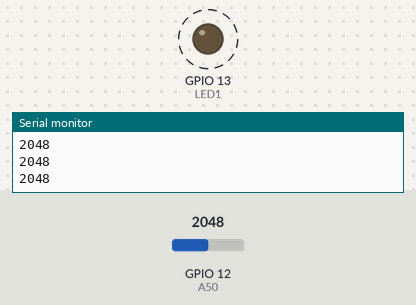
Bench run of a sketch on a simulated ESP32. On the bench: output pins drawn as LEDs (lit = HIGH), the last lines printed to the serial monitor. Dashed ring = blinking. Inputs (shaded band) come from the test bench; at power-on: GPIO 12 (A50) = 2048.

Above: at 1.2 s.
1.3 s: GPIO 12 (A50) set to 636
4.3 s: GPIO 12 (A50) set to 571
At 4.8 s:
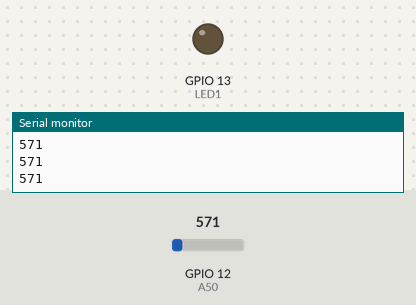
5.8 s: GPIO 12 (A50) set to 640
At 8.7 s:
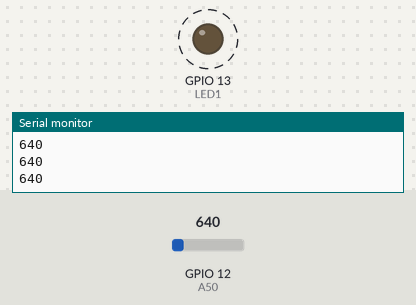
8.8 s: GPIO 12 (A50) set to 560
At 9.7 s:
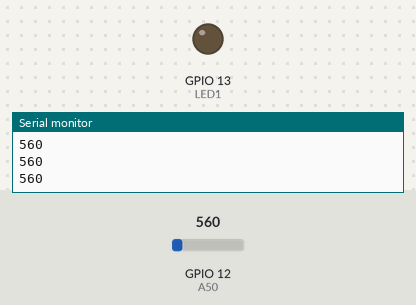
Timing chart, 0 to 11.3 s (numbered marks = the images above; inputs shaded):
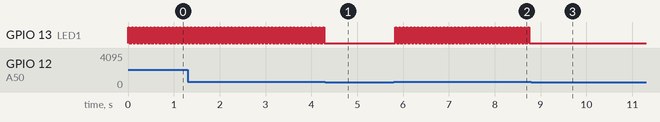

The sketch:

Pulso_ESP32.ino
```cpp
int pulso=0;
int A50 = 12;
int LED1 = 13;
void setup() {
  // put your setup code here, to run once:
Serial.begin(115200);
pinMode(A50,INPUT);
pinMode(LED1,OUTPUT);
}

void loop() {
  // put your main code here, to run repeatedly:
  pulso=analogRead(A50);
  if(pulso>=600){

      digitalWrite(LED1,HIGH);
      delay(30);
      digitalWrite(LED1,LOW);
}
    delay(50);
    Serial.println(pulso);
}
```

Measured:
- the behaviour switches between 600 and 599 on GPIO 12 (A50) (found by bisection; images 0 and 1)
- after the input at 4.3 s, GPIO 13 (LED1): stops changing and stays LOW
- after the input at 5.8 s, GPIO 13 (LED1): alternates HIGH for 0.03 s and LOW for 0.05 s, starting at once
- after the input at 8.8 s, GPIO 13 (LED1): stops changing and stays LOW
- by itself, GPIO 13 (LED1): alternates HIGH for 0.03 s and LOW for 0.05 s
